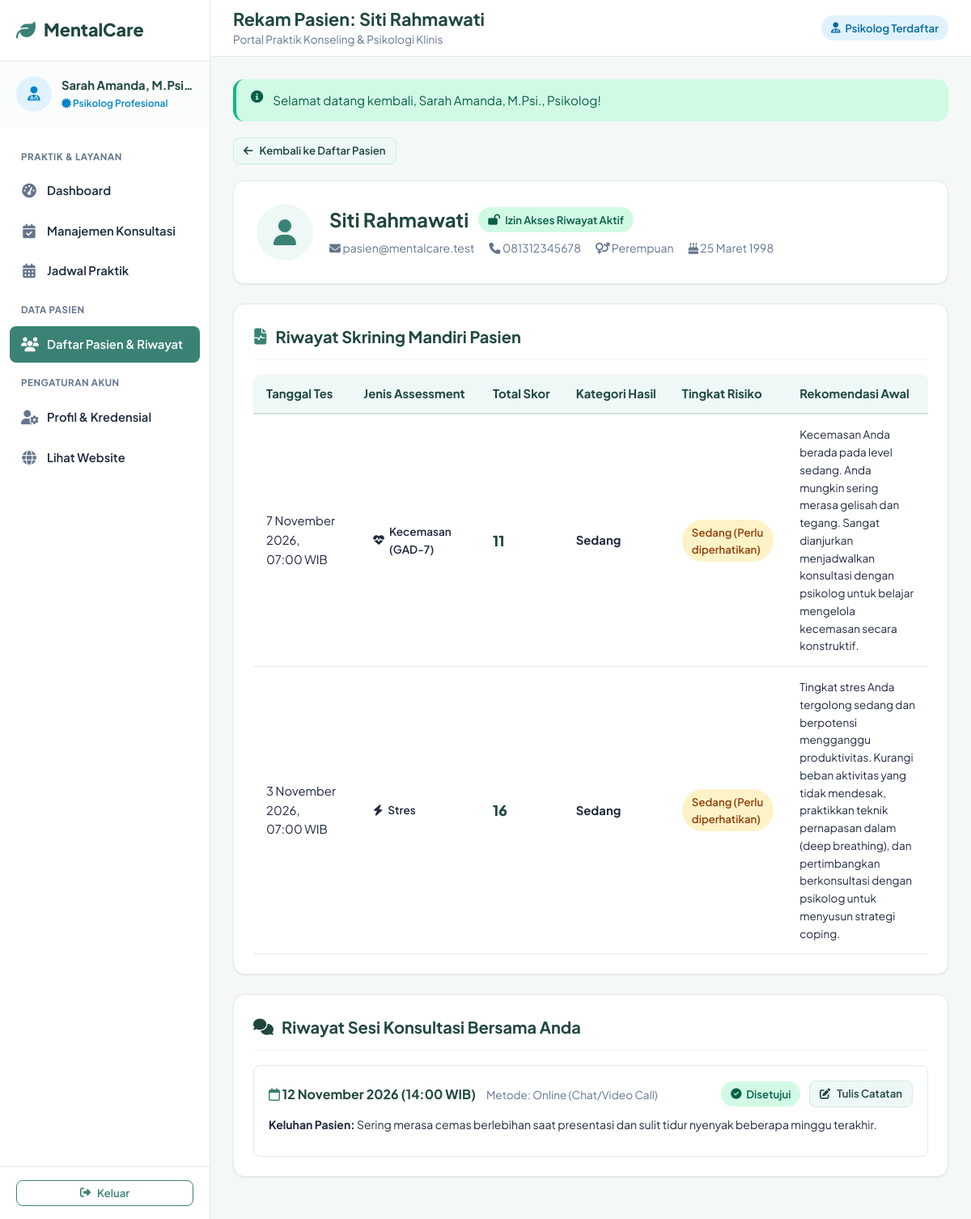
The app's page /psikolog/pasien_detail.php?id=4 (signed in) with its own data.
### tables this page shows
CREATE TABLE konsultasi (
  id INT AUTO_INCREMENT PRIMARY KEY,
  pasien_id INT NOT NULL,
  psikolog_id INT NOT NULL,
  jadwal_id INT NULL,
  tanggal DATE NOT NULL,
  waktu TIME NOT NULL,
  keluhan TEXT NOT NULL,
  metode ENUM('Online (Chat/Video Call)', 'Tatap Muka') NOT NULL DEFAULT 'Online (Chat/Video Call)',
  link_konsultasi VARCHAR(255) NULL,
  status ENUM('menunggu', 'disetujui', 'berlangsung', 'selesai', 'dibatalkan') NOT NULL DEFAULT 'menunggu',
  izinkan_akses_riwayat TINYINT(1) NOT NULL DEFAULT 1 COMMENT '1 jika psikolog boleh melihat hasil skrining pasien',
  created_at TIMESTAMP DEFAULT CURRENT_TIMESTAMP,
  updated_at TIMESTAMP DEFAULT CURRENT_TIMESTAMP ON UPDATE CURRENT_TIMESTAMP,
  FOREIGN KEY (pasien_id) REFERENCES users(id) ON DELETE CASCADE,
  FOREIGN KEY (psikolog_id) REFERENCES psikolog(id) ON DELETE CASCADE,
  FOREIGN KEY (jadwal_id) REFERENCES jadwal_psikolog(id) ON DELETE SET NULL
);

CREATE TABLE users (
  id INT AUTO_INCREMENT PRIMARY KEY,
  nama VARCHAR(120) NOT NULL,
  identitas_nik VARCHAR(50) NULL COMMENT 'NIK atau NIM pasien/pengguna',
  email VARCHAR(120) NOT NULL UNIQUE,
  password VARCHAR(255) NOT NULL,
  role ENUM('admin', 'psikolog', 'pasien') NOT NULL DEFAULT 'pasien',
  no_hp VARCHAR(30) NULL,
  tanggal_lahir DATE NULL,
  jenis_kelamin ENUM('L', 'P') NULL,
  foto VARCHAR(255) NULL DEFAULT 'default.png',
  status ENUM('aktif', 'nonaktif') NOT NULL DEFAULT 'aktif',
  consent_at DATETIME NULL,
  created_at TIMESTAMP DEFAULT CURRENT_TIMESTAMP,
  updated_at TIMESTAMP DEFAULT CURRENT_TIMESTAMP ON UPDATE CURRENT_TIMESTAMP
);

CREATE TABLE pemeriksaan (
  id INT AUTO_INCREMENT PRIMARY KEY,
  pasien_id INT NOT NULL,
  kategori_id INT NOT NULL,
  total_skor INT NOT NULL,
  kategori_hasil VARCHAR(80) NOT NULL,
  tingkat_risiko VARCHAR(80) NOT NULL,
  rekomendasi TEXT NOT NULL,
  ada_item_kritis TINYINT(1) NOT NULL DEFAULT 0,
  tanggal_pemeriksaan DATETIME NOT NULL DEFAULT CURRENT_TIMESTAMP,
  created_at TIMESTAMP DEFAULT CURRENT_TIMESTAMP,
  FOREIGN KEY (pasien_id) REFERENCES users(id) ON DELETE CASCADE,
  FOREIGN KEY (kategori_id) REFERENCES kategori_assessment(id) ON DELETE CASCADE
);

CREATE TABLE kategori_assessment (
  id INT AUTO_INCREMENT PRIMARY KEY,
  nama VARCHAR(100) NOT NULL,
  kode VARCHAR(40) NOT NULL UNIQUE,
  deskripsi TEXT NOT NULL,
  instruksi TEXT NULL,
  icon VARCHAR(50) DEFAULT 'fa-brain',
  status ENUM('aktif', 'nonaktif') NOT NULL DEFAULT 'aktif',
  created_at TIMESTAMP DEFAULT CURRENT_TIMESTAMP
);

### psikolog/pasien_detail.php (the view, shortened to what this page needs)
<?php
require_once __DIR__ . '/../config/config.php';
$u = require_login(['psikolog']);
$pasienId = (int)($_GET['id'] ?? 0);
$stmtPsi = db()->prepare('SELECT id FROM psikolog WHERE user_id = ?');
$stmtPsi->execute([$u['id']]);
$psiId = (int)$stmtPsi->fetchColumn();
$stmtCek = db()->prepare('
    SELECT c.*, u.nama, u.email, u.no_hp, u.jenis_kelamin, u.tanggal_lahir, u.identitas_nik
    FROM konsultasi c
    JOIN users u ON u.id = c.pasien_id
    WHERE c.pasien_id = ? AND c.psikolog_id = ?
    ORDER BY c.tanggal DESC
');
$stmtCek->execute([$pasienId, $psiId]);
$consultations = $stmtCek->fetchAll();
$patientInfo = $consultations[0];
$hasPermission = false;
foreach ($consultations as $c) {
    if ((int)$c['izinkan_akses_riwayat'] === 1) {
        $hasPermission = true;
        break;
    }
}
$screenings = [];
if ($hasPermission) {
    $stmtScr = db()->prepare('
        SELECT p.*, k.nama as nama_kategori, k.icon
        FROM pemeriksaan p
        JOIN kategori_assessment k ON k.id = p.kategori_id
        WHERE p.pasien_id = ?
        ORDER BY p.tanggal_pemeriksaan DESC
    ');
    $stmtScr->execute([$pasienId]);
    $screenings = $stmtScr->fetchAll();
}
$pageTitle = 'Rekam Pasien: ' . $patientInfo['nama'];
$activeMenu = 'pasien';
require __DIR__ . '/../includes/sidebar_psikolog.php';
?>
<div style="margin-bottom: 20px;">
  <a href="<?= url('psikolog/pasien.php') ?>" class="btn btn-light btn-sm">
    <i class="fa-solid fa-arrow-left"></i> Kembali ke Daftar Pasien
  </a>
</div>
<div class="card" style="padding: 28px; margin-bottom: 24px;">
  <div style="display: flex; gap: 20px; align-items: center; flex-wrap: wrap;">
    <div style="width: 70px; height: 70px; border-radius: var(--radius-full); background: var(--primary-light); color: var(--primary); display: flex; align-items: center; justify-content: center; font-size: 2rem;">
      <i class="fa-solid fa-user"></i>
    </div>
    <div style="flex-grow: 1;">
      <div style="display: flex; align-items: center; gap: 12px; flex-wrap: wrap;">
        <h2 style="margin: 0; font-size: 1.5rem; color: var(--primary-dark);"><?= e($patientInfo['nama']) ?></h2>
        <?php if ($hasPermission): ?>
          <span class="badge badge-success"><i class="fa-solid fa-lock-open"></i> Izin Akses Riwayat Aktif</span>
        <?php else: ?>
          <span class="badge badge-warning"><i class="fa-solid fa-lock"></i> Tanpa Izin Akses Riwayat</span>
        <?php endif; ?>
      </div>
      <div style="display: flex; gap: 18px; color: var(--text-muted); font-size: 0.875rem; margin-top: 8px; flex-wrap: wrap;">
        <span><i class="fa-solid fa-envelope"></i> <?= e($patientInfo['email']) ?></span>
        <span><i class="fa-solid fa-phone"></i> <?= e($patientInfo['no_hp'] ?: '-') ?></span>
        <span><i class="fa-solid fa-venus-mars"></i> <?= $patientInfo['jenis_kelamin'] === 'L' ? 'Laki-laki' : ($patientInfo['jenis_kelamin'] === 'P' ? 'Perempuan' : '-') ?></span>
        <span><i class="fa-solid fa-cake-candles"></i> <?= format_tanggal($patientInfo['tanggal_lahir']) ?></span>
      </div>
    </div>
  </div>
</div>
<div class="card" style="margin-bottom: 24px;">
  <div class="card-header">
    <div class="card-title">
      <i class="fa-solid fa-file-waveform text-primary"></i> Riwayat Skrining Mandiri Pasien
    </div>
  </div>
  <?php if ($hasPermission): ?>
    <?php if (!empty($screenings)): ?>
      <div class="table-responsive">
        <table class="table">
          <thead>
            <tr>
              <th>Tanggal Tes</th>
              <th>Jenis Assessment</th>
              <th>Total Skor</th>
              <th>Kategori Hasil</th>
              <th>Tingkat Risiko</th>
              <th>Rekomendasi Awal</th>
            </tr>
          </thead>
          <tbody>
            <?php foreach ($screenings as $s): ?>
              <tr>
                <td><?= format_tanggal($s['tanggal_pemeriksaan'], true) ?></td>
                <td>
                  <span class="badge badge-light" style="font-size: 0.85rem;">
                    <i class="fa-solid <?= e($s['icon'] ?: 'fa-brain') ?>"></i> <?= e($s['nama_kategori']) ?>
                  </span>
                </td>
                <td><span style="font-weight: 800; font-size: 1.1rem; color: var(--primary-dark);"><?= (int)$s['total_skor'] ?></span></td>
                <td><strong><?= e($s['kategori_hasil']) ?></strong></td>
                <td><?= badge_risiko($s['kategori_hasil'], $s['tingkat_risiko']) ?></td>
                <td style="max-width: 320px; font-size: 0.85rem; color: var(--text-main);">
                  <?= nl2br(e($s['rekomendasi'])) ?>
                </td>
              </tr>
            <?php endforeach; ?>
          </tbody>
        </table>
      </div>
    <?php else: ?>
      <p class="muted text-center" style="padding: 24px 0;">Pasien belum pernah melakukan pemeriksaan mandiri.</p>
    <?php endif; ?>
  <?php endif; ?>
</div>
<div class="card">
  <div class="card-header">
    <div class="card-title">
      <i class="fa-solid fa-comments text-secondary"></i> Riwayat Sesi Konsultasi Bersama Anda
    </div>
  </div>
  <div style="display: flex; flex-direction: column; gap: 16px;">
    <?php foreach ($consultations as $cs): ?>
      <?php
        $stmtNote = db()->prepare('SELECT * FROM catatan_konsultasi WHERE konsultasi_id = ?');
        $stmtNote->execute([$cs['id']]);
        $note = $stmtNote->fetch();
      ?>
      <div style="border: 1px solid var(--border-color); border-radius: var(--radius-sm); padding: 18px; background: #fff;">
        <div style="display: flex; justify-content: space-between; align-items: center; margin-bottom: 10px; flex-wrap: wrap; gap: 8px;">
          <div>
            <strong style="font-size: 1rem; color: var(--primary-dark);">
              <i class="fa-regular fa-calendar text-primary"></i> <?= format_tanggal($cs['tanggal']) ?> (<?= substr($cs['waktu'], 0, 5) ?> WIB)
            </strong>
            <span class="muted" style="font-size: 0.85rem; margin-left: 10px;">Metode: <?= e($cs['metode']) ?></span>
          </div>
          <div>
            <?= badge_status($cs['status']) ?>
            <a href="<?= url('psikolog/catatan.php?konsultasi_id=' . $cs['id']) ?>" class="btn btn-light btn-sm" style="margin-left: 8px;">
              <i class="fa-solid fa-pen-to-square"></i> <?= $note ? 'Edit Catatan' : 'Tulis Catatan' ?>
            </a>
          </div>
        </div>
        <div style="font-size: 0.875rem; margin-bottom: 10px;">
          <strong>Keluhan Pasien:</strong> <?= e($cs['keluhan']) ?>
        </div>
      </div>
    <?php endforeach; ?>
  </div>
</div>
<?php require __DIR__ . '/../includes/dashboard_footer.php'; ?>

### includes/sidebar_psikolog.php (shortened to what this page needs)
<?php
require_once __DIR__ . '/../config/config.php';
$u = require_login(['psikolog']);
$pageTitle = $pageTitle ?? 'Dashboard Psikolog';
$activeMenu = $activeMenu ?? 'dashboard';
?>
<!DOCTYPE html>
<html lang="id">
<head>
  <link rel="stylesheet" href="https://cdnjs.cloudflare.com/ajax/libs/font-awesome/6.5.1/css/all.min.css">
  <link rel="stylesheet" href="<?= url('assets/css/style.css') ?>">
</head>
<body>
<div class="app-layout">
  <aside class="app-sidebar">
    <div class="sidebar-brand">
      <a href="<?= url('index.php') ?>" class="brand-logo">
        <i class="fa-solid fa-leaf"></i>
        <span><?= APP_NAME ?></span>
      </a>
    </div>
    <div class="sidebar-user">
      <div class="user-avatar" style="background:#e0f2fe; color:#0284c7;">
        <i class="fa-solid fa-user-doctor"></i>
      </div>
      <div class="user-info">
        <div class="name"><?= e($u['nama']) ?></div>
        <div class="role-badge" style="color:#0284c7;"><i class="fa-solid fa-certificate"></i> Psikolog Profesional</div>
      </div>
    </div>
    <ul class="sidebar-nav">
      <li class="sidebar-nav-title">Praktik & Layanan</li>
      <li>
        <a href="<?= url('psikolog/index.php') ?>" class="<?= $activeMenu === 'dashboard' ? 'active' : '' ?>">
          <i class="fa-solid fa-gauge-high"></i>
          <span>Dashboard</span>
        </a>
      </li>
      <li>
        <a href="<?= url('psikolog/konsultasi.php') ?>" class="<?= $activeMenu === 'konsultasi' ? 'active' : '' ?>">
          <i class="fa-solid fa-calendar-check"></i>
          <span>Manajemen Konsultasi</span>
        </a>
      </li>
      <li>
        <a href="<?= url('psikolog/jadwal.php') ?>" class="<?= $activeMenu === 'jadwal' ? 'active' : '' ?>">
          <i class="fa-solid fa-calendar-days"></i>
          <span>Jadwal Praktik</span>
        </a>
      </li>
      <li class="sidebar-nav-title">Data Pasien</li>
      <li>
        <a href="<?= url('psikolog/pasien.php') ?>" class="<?= $activeMenu === 'pasien' ? 'active' : '' ?>">
          <i class="fa-solid fa-users"></i>
          <span>Daftar Pasien & Riwayat</span>
        </a>
      </li>
      <li class="sidebar-nav-title">Pengaturan Akun</li>
      <li>
        <a href="<?= url('psikolog/profil.php') ?>" class="<?= $activeMenu === 'profil' ? 'active' : '' ?>">
          <i class="fa-solid fa-user-gear"></i>
          <span>Profil & Kredensial</span>
        </a>
      </li>
      <li>
        <a href="<?= url('index.php') ?>">
          <i class="fa-solid fa-globe"></i>
          <span>Lihat Website</span>
        </a>
      </li>
    </ul>
    <div class="sidebar-footer">
      <a href="<?= url('logout.php') ?>" class="btn btn-outline btn-block btn-sm">
        <i class="fa-solid fa-right-from-bracket"></i> Keluar
      </a>
    </div>
  </aside>
  <div class="app-main">
    <header class="app-topbar">
      <div class="app-topbar-left">
        <div class="page-header-title">
          <h2><?= e($pageTitle) ?></h2>
          <p>Portal Praktik Konseling & Psikologi Klinis</p>
        </div>
      </div>
      <div class="app-topbar-right">
        <span class="badge badge-info"><i class="fa-solid fa-user-doctor"></i> Psikolog Terdaftar</span>
      </div>
    </header>
    <div class="app-body">
      <?php if ($flash = flash()): ?>
        <div class="alert alert-<?= $flash['type'] === 'error' ? 'danger' : e($flash['type']) ?>">
          <i class="fa-solid fa-circle-info"></i>
          <div><?= e($flash['message']) ?></div>
        </div>
      <?php endif; ?>

### config/config.php (shortened to what this page needs)
<?php
function db(): PDO {
    static $pdo = null;
    if ($pdo === null) {
        $dsn = 'mysql:host=' . DB_HOST . ';dbname=' . DB_NAME . ';charset=utf8mb4';
        $options = [
            PDO::ATTR_ERRMODE => PDO::ERRMODE_EXCEPTION,
            PDO::ATTR_DEFAULT_FETCH_MODE => PDO::FETCH_ASSOC,
            PDO::ATTR_EMULATE_PREPARES => false,
            PDO::MYSQL_ATTR_INIT_COMMAND => "SET NAMES utf8mb4 COLLATE utf8mb4_unicode_ci"
        ];
        $pdo = new PDO($dsn, DB_USER, DB_PASS, $options);
    }
    return $pdo;
}
function e($str): string {
    return htmlspecialchars((string)($str ?? ''), ENT_QUOTES, 'UTF-8');
}
function url(string $path = ''): string {
    $cleanPath = ltrim($path, '/');
    return BASE_URL . ($cleanPath ? '/' . $cleanPath : '');
}
function flash(?string $message = null, string $type = 'success'): ?array {
    if (isset($_SESSION['flash_notification'])) {
        $data = $_SESSION['flash_notification'];
        return $data;
    }
    return null;
}
function current_user(): ?array {
    return $_SESSION['user'] ?? null;
}
function require_login(array $roles = []): array {
    $u = current_user();
    return $u;
}
function format_tanggal(?string $date, bool $includeTime = false): string {
    $timestamp = strtotime($date);
    $bulan = [
        1 => 'Januari', 'Februari', 'Maret', 'April', 'Mei', 'Juni',
        'Juli', 'Agustus', 'September', 'Oktober', 'November', 'Desember'
    ];
    $d = date('j', $timestamp);
    $m = $bulan[(int)date('n', $timestamp)];
    $y = date('Y', $timestamp);
    $formatted = "$d $m $y";
    if ($includeTime) {
        $formatted .= ', ' . date('H:i', $timestamp) . ' WIB';
    }
    return $formatted;
}
function badge_status(string $status): string {
    $status = strtolower($status);
    $map = [
        'menunggu' => ['label' => 'Menunggu Konfirmasi', 'class' => 'badge-warning', 'icon' => 'fa-clock'],
        'disetujui' => ['label' => 'Disetujui', 'class' => 'badge-success', 'icon' => 'fa-check-circle'],
        'berlangsung' => ['label' => 'Sedang Berlangsung', 'class' => 'badge-info', 'icon' => 'fa-video'],
        'selesai' => ['label' => 'Selesai', 'class' => 'badge-primary', 'icon' => 'fa-circle-check'],
        'dibatalkan' => ['label' => 'Dibatalkan', 'class' => 'badge-danger', 'icon' => 'fa-times-circle'],
        'aktif' => ['label' => 'Aktif', 'class' => 'badge-success', 'icon' => 'fa-check'],
        'nonaktif' => ['label' => 'Nonaktif', 'class' => 'badge-secondary', 'icon' => 'fa-ban'],
        'terverifikasi' => ['label' => 'Terverifikasi', 'class' => 'badge-success', 'icon' => 'fa-certificate'],
    ];
    $conf = $map[$status] ?? ['label' => ucfirst($status), 'class' => 'badge-secondary', 'icon' => 'fa-info-circle'];
    return '<span class="badge ' . $conf['class'] . '"><i class="fa-solid ' . $conf['icon'] . '"></i> ' . e($conf['label']) . '</span>';
}
function badge_risiko(string $kategori, string $tingkat_risiko = ''): string {
    $k = strtolower($kategori);
    $r = strtolower($tingkat_risiko);
    $badgeClass = 'badge-success';
    if (strpos($k, 'tinggi') !== false || strpos($r, 'tinggi') !== false || strpos($k, 'berat') !== false) {
        $badgeClass = 'badge-danger';
    } elseif (strpos($k, 'sedang') !== false || strpos($r, 'perlu') !== false || strpos($r, 'sedang') !== false) {
        $badgeClass = 'badge-warning';
    } elseif (strpos($k, 'ringan') !== false) {
        $badgeClass = 'badge-info';
    }
    $text = e($kategori);
    if ($tingkat_risiko && $tingkat_risiko !== $kategori) {
        $text .= ' (' . e($tingkat_risiko) . ')';
    }
    return '<span class="badge ' . $badgeClass . '">' . $text . '</span>';
}

### records on screen
konsultasi: pasien.nama "Rekam Pasien: Siti Rahmawati", pasien.nama "Siti Rahmawati", pasien.email "pasien@mentalcare.test", pasien.no_hp "081312345678", pasien.tanggal_lahir "25 Maret 1998", tanggal "12 November 2026", waktu "14:00", metode "Online (Chat/Video Call)", status "Disetujui", keluhan "Sering merasa cemas berlebihan saat presentasi dan sulit tidur nyenyak beberapa minggu terakhir."
pemeriksaan: tanggal_pemeriksaan "7 November 2026, 07:00 WIB", kategori.nama "Kecemasan (GAD-7)", total_skor "11", kategori_hasil "Sedang", text "Sedang (Perlu diperhatikan)", rekomendasi "Kecemasan Anda berada pada level sedang. Anda mungkin sering merasa gelisah dan tegang. Sangat dianjurkan menjadwalkan konsultasi dengan psikolog untuk belajar mengelola kecemasan secara konstruktif."
pemeriksaan: tanggal_pemeriksaan "3 November 2026, 07:00 WIB", kategori.nama "Stres", total_skor "16", kategori_hasil "Sedang", text "Sedang (Perlu diperhatikan)", rekomendasi "Tingkat stres Anda tergolong sedang dan berpotensi mengganggu produktivitas. Kurangi beban aktivitas yang tidak mendesak, praktikkan teknik pernapasan dalam (deep breathing), dan pertimbangkan berkonsultasi dengan psikolog untuk menyusun strategi coping."

### other values on screen
APP_NAME "MentalCare"
$u['nama'] "Sarah Amanda, M.Psi…"
$flash['message'] "Selamat datang kembali, Sarah Amanda, M.Psi., Psikolog!"
